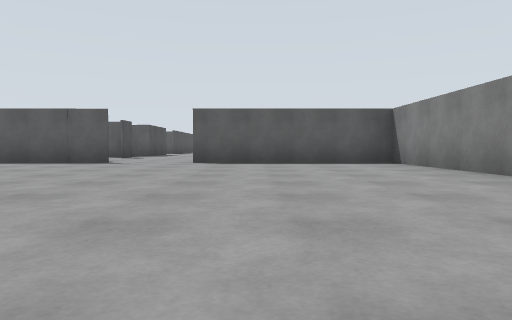
[1] (above)

24 first-person views from a walk through a Gazebo world. The camera is 0.72 m above the floor, tilts 2° down and sees 70° across. The floor is counted in squares, 2.5 m on a side. Each view is taken from the middle of a square. On the plan, view 1 faces up. The plan holds only what a view shows up to about 9 squares ahead; the rest is blank. The place goes on beyond the plan.

[2]
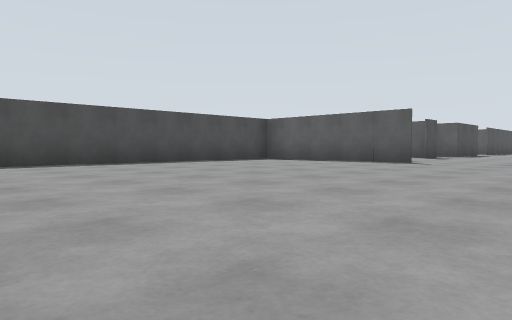

[3]
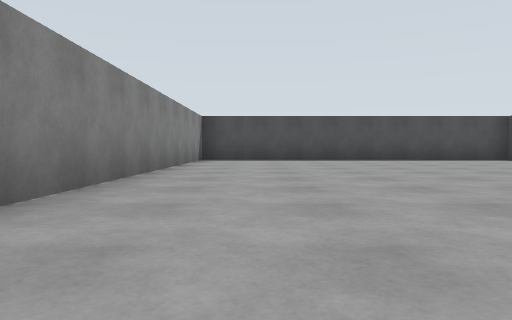

[4]
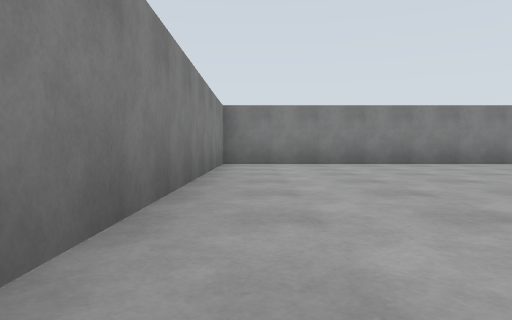

[5]
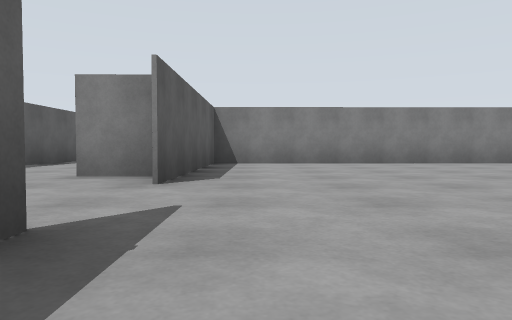

[6]
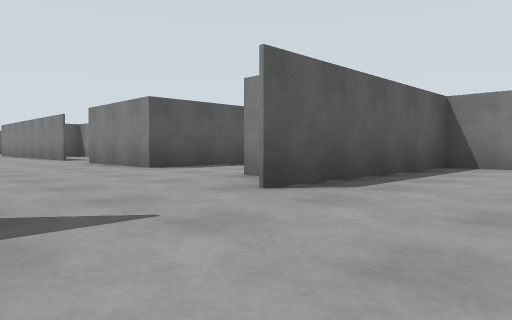

[7]
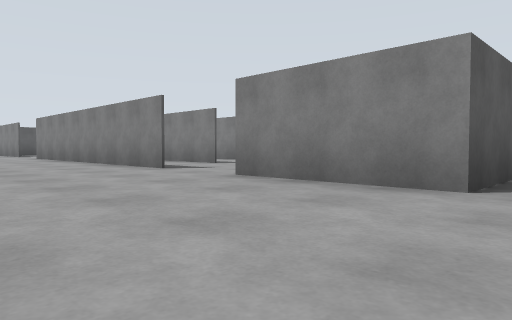

[8]
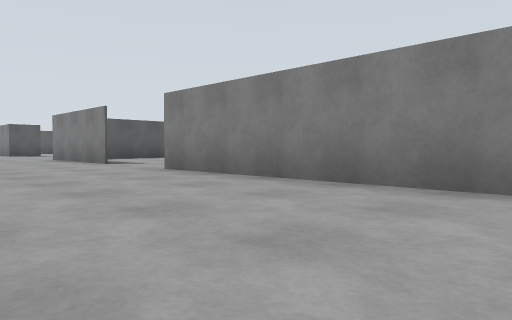

[9]
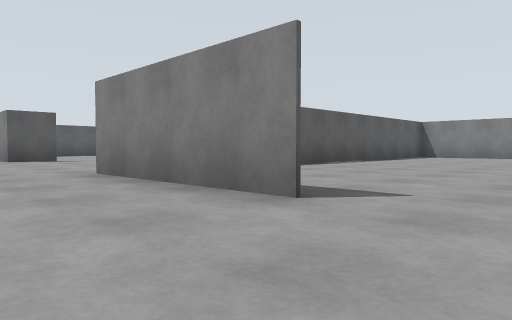

[10]
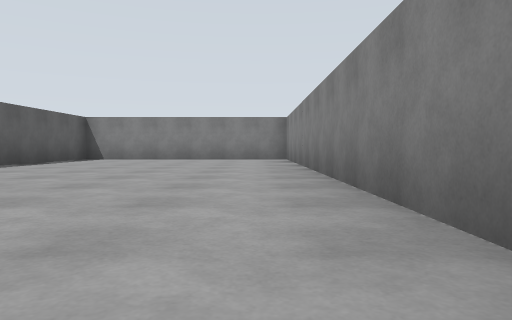

[11]
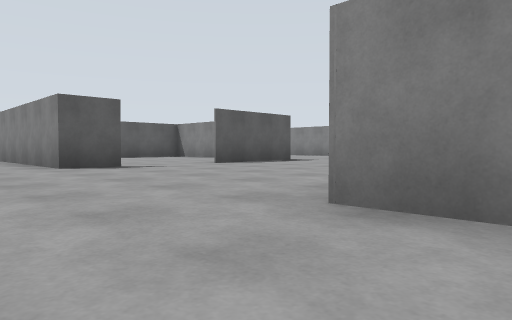

[12]
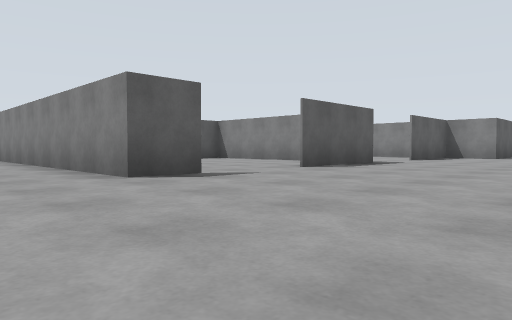

[13]
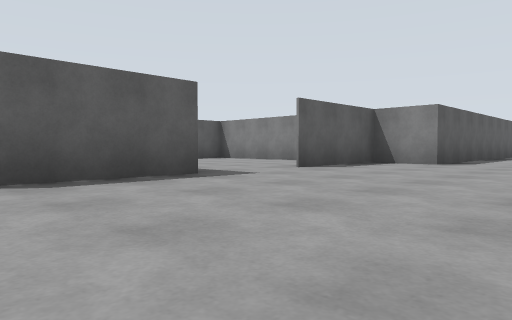

[14]
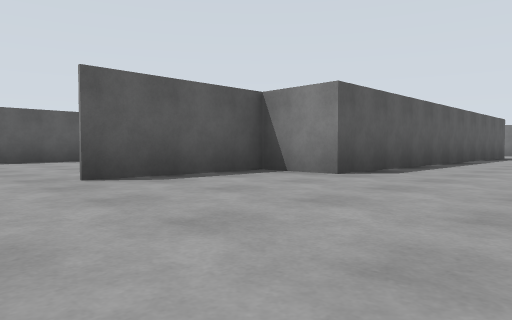

[15]
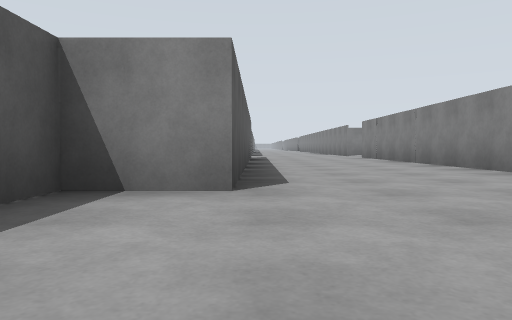

[16]
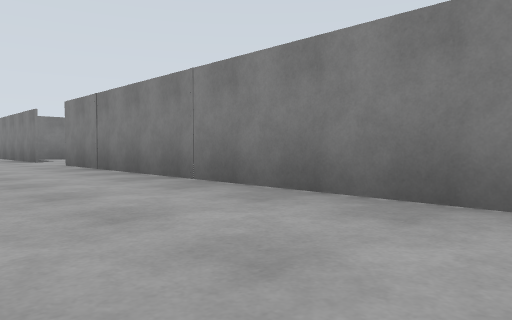

[17]
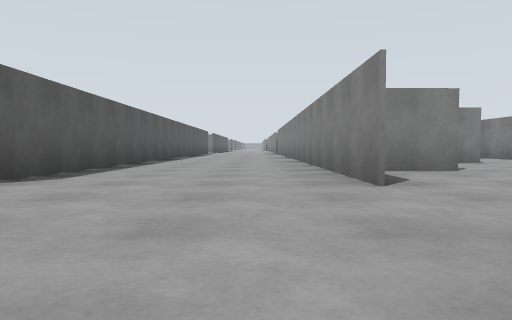

[18]
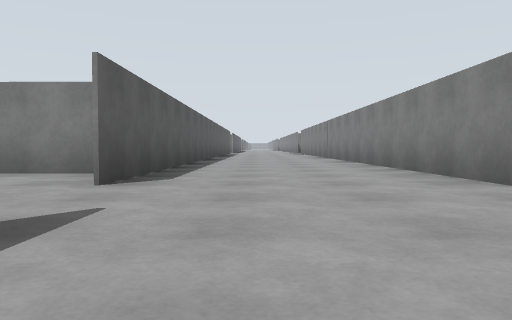

[19]
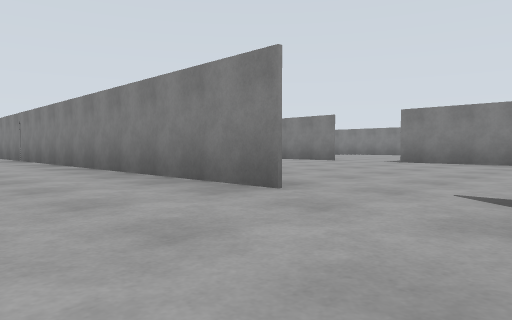

[20]
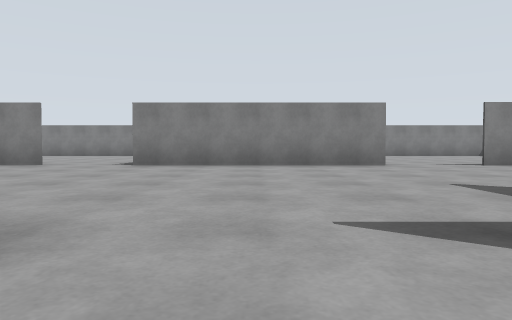

[21]
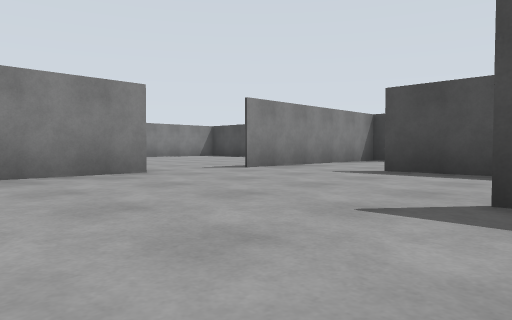

[22]
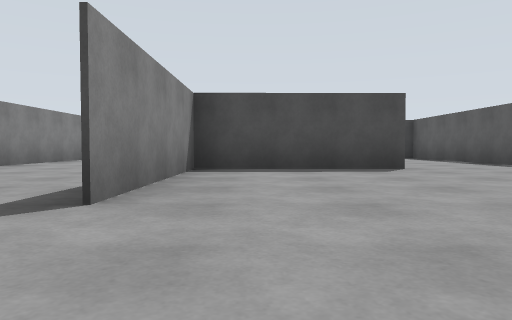

[23]
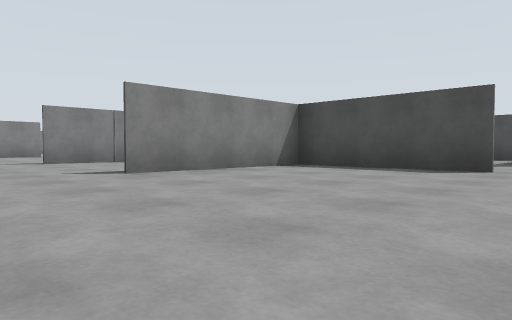

[24]
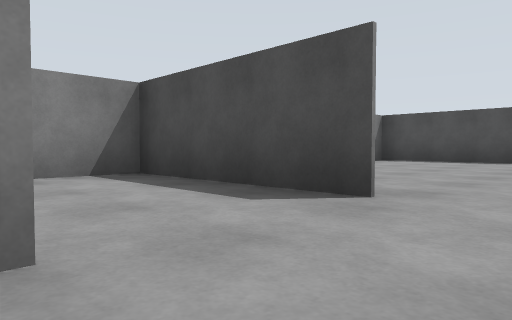

### Floor plan
Key: @ floor where view 1 was taken; # wall or solid block; . floor.
Columns run from 6 left of view 1 to 23 right of it. Each row starts with its distance up from view 1.
 31      .# ..# ..#   ..........
 30      .#...# ..##  .........#
 29      .#...#...#.   #.....#..
 28     .....##..##    #.....#.
 27     .......... ########.######
 26     ..........................
 25     ..........................
 24     ..#  ##############.######
 23     ..#........#   # #...#
 22     ..#........#   #........
 21     ...........#  .#........#
 20     ...........#..............
 19     ..##############.#####.###
 18     ..#           ...     ..
 17     ..#          ....     ..
 16     ..## #       ....     ..
 15    ...##.#        ..
 14     ..#..
 13     ....
 12     ...
 11    ...#
 10    ...#####
  9    .......
  8    .....
  7 ####.#####
  6 #........#
  5 #........#
  4 #........#
  3 #........#
  2 #........#
  1 #........#
  0 #.....@..#
 -1 ##########

Where each view was taken, in squares from view 1:
view 1: 0 up, 0 right, facing up
view 2: 0 up, 0 right, facing up-left
view 3: 1 up, 2 right, facing left
view 4: 6 up, 2 right, facing down
view 5: 6 up, 4 left, facing right
view 6: 5 up, 3 left, facing up-right
view 7: 9 up, 3 left, facing up-right
view 8: 15 up, 3 left, facing up-right
view 9: 20 up, 2 left, facing up-right
view 10: 20 up, 0 right, facing right
view 11: 23 up, 2 left, facing up-right
view 12: 25 up, 2 left, facing up-right
view 13: 25 up, 2 right, facing up-right
view 14: 25 up, 5 right, facing up-right
view 15: 27 up, 6 right, facing right
view 16: 26 up, 10 right, facing down-right
view 17: 25 up, 15 right, facing right
view 18: 26 up, 15 right, facing right
view 19: 26 up, 16 right, facing down-right
view 20: 25 up, 17 right, facing down
view 21: 23 up, 17 right, facing down-left
view 22: 28 up, 18 right, facing left
view 23: 31 up, 18 right, facing down-left
view 24: 31 up, 21 right, facing down-left
